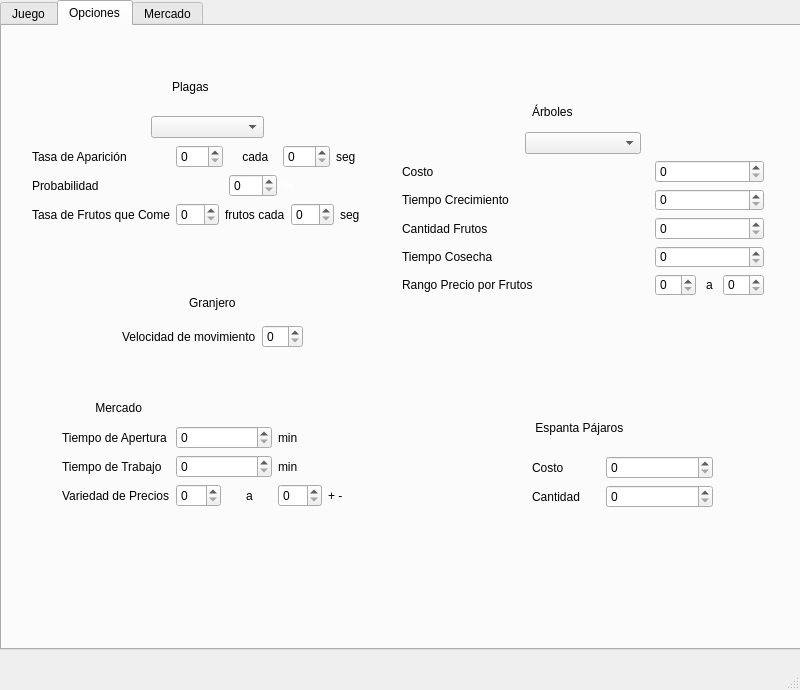
<?xml version="1.0" encoding="UTF-8"?>
<ui version="4.0">
 <class>windownuevapartida</class>
 <widget class="QMainWindow" name="windownuevapartida">
  <property name="geometry">
   <rect>
    <x>0</x>
    <y>0</y>
    <width>800</width>
    <height>690</height>
   </rect>
  </property>
  <property name="windowTitle">
   <string>MainWindow</string>
  </property>
  <widget class="QWidget" name="centralwidget">
   <widget class="QTabWidget" name="principal">
    <property name="geometry">
     <rect>
      <x>0</x>
      <y>0</y>
      <width>900</width>
      <height>650</height>
     </rect>
    </property>
    <property name="currentIndex">
     <number>1</number>
    </property>
    <widget class="QWidget" name="juego">
     <attribute name="title">
      <string>Juego</string>
     </attribute>
     <widget class="QLabel" name="label_7">
      <property name="geometry">
       <rect>
        <x>0</x>
        <y>0</y>
        <width>900</width>
        <height>650</height>
       </rect>
      </property>
      <property name="text">
       <string/>
      </property>
      <property name="pixmap">
       <pixmap resource="imagenes.qrc">:/imagenes/pine_forest_by_boneswolbach-d9tshtb.png</pixmap>
      </property>
      <property name="scaledContents">
       <bool>true</bool>
      </property>
     </widget>
     <widget class="QToolButton" name="toolButton">
      <property name="geometry">
       <rect>
        <x>20</x>
        <y>520</y>
        <width>131</width>
        <height>51</height>
       </rect>
      </property>
      <property name="text">
       <string>Pausar Juego</string>
      </property>
     </widget>
     <widget class="QToolButton" name="toolButton_2">
      <property name="geometry">
       <rect>
        <x>320</x>
        <y>520</y>
        <width>131</width>
        <height>51</height>
       </rect>
      </property>
      <property name="text">
       <string>Guardar Juego</string>
      </property>
     </widget>
     <widget class="QToolButton" name="toolButton_8">
      <property name="geometry">
       <rect>
        <x>170</x>
        <y>520</y>
        <width>131</width>
        <height>51</height>
       </rect>
      </property>
      <property name="text">
       <string>Reanudar Juego</string>
      </property>
     </widget>
    </widget>
    <widget class="QWidget" name="opciones">
     <attribute name="title">
      <string>Opciones</string>
     </attribute>
     <widget class="QLabel" name="label_6">
      <property name="geometry">
       <rect>
        <x>0</x>
        <y>0</y>
        <width>900</width>
        <height>650</height>
       </rect>
      </property>
      <property name="text">
       <string/>
      </property>
      <property name="pixmap">
       <pixmap resource="imagenes.qrc">:/imagenes/pine_forest_by_boneswolbach-d9tshtb.png</pixmap>
      </property>
      <property name="scaledContents">
       <bool>true</bool>
      </property>
     </widget>
     <widget class="QWidget" name="verticalLayoutWidget_9">
      <property name="geometry">
       <rect>
        <x>60</x>
        <y>370</y>
        <width>311</width>
        <height>111</height>
       </rect>
      </property>
      <layout class="QVBoxLayout" name="Mercado">
       <item>
        <widget class="QLabel" name="label_107">
         <property name="styleSheet">
          <string notr="true">color: rgb(0, 0, 0);
font: 14pt &quot;MS Shell Dlg 2&quot;;</string>
         </property>
         <property name="text">
          <string>          Mercado</string>
         </property>
        </widget>
       </item>
       <item>
        <layout class="QFormLayout" name="formLayout_15">
         <item row="0" column="0">
          <widget class="QLabel" name="label_108">
           <property name="styleSheet">
            <string notr="true">color: rgb(0, 0, 0);
font: 8pt &quot;MS Shell Dlg 2&quot;;</string>
           </property>
           <property name="text">
            <string>Tiempo de Apertura</string>
           </property>
          </widget>
         </item>
         <item row="1" column="0">
          <widget class="QLabel" name="label_109">
           <property name="styleSheet">
            <string notr="true">color: rgb(0, 0, 0);
font: 8pt &quot;MS Shell Dlg 2&quot;;</string>
           </property>
           <property name="text">
            <string>Tiempo de Trabajo</string>
           </property>
          </widget>
         </item>
         <item row="2" column="0">
          <widget class="QLabel" name="label_113">
           <property name="styleSheet">
            <string notr="true">color: rgb(0, 0, 0);
font: 8pt &quot;MS Shell Dlg 2&quot;;</string>
           </property>
           <property name="text">
            <string>Variedad de Precios</string>
           </property>
          </widget>
         </item>
         <item row="0" column="1">
          <layout class="QHBoxLayout" name="horizontalLayout_15">
           <item>
            <widget class="QSpinBox" name="spinBox_73"/>
           </item>
           <item>
            <widget class="QLabel" name="label_111">
             <property name="styleSheet">
              <string notr="true">color: rgb(0, 0, 0);
font: 8pt &quot;MS Shell Dlg 2&quot;;</string>
             </property>
             <property name="text">
              <string>min</string>
             </property>
            </widget>
           </item>
          </layout>
         </item>
         <item row="1" column="1">
          <layout class="QHBoxLayout" name="horizontalLayout_16">
           <item>
            <widget class="QSpinBox" name="spinBox_74"/>
           </item>
           <item>
            <widget class="QLabel" name="label_112">
             <property name="styleSheet">
              <string notr="true">color: rgb(0, 0, 0);
font: 8pt &quot;MS Shell Dlg 2&quot;;</string>
             </property>
             <property name="text">
              <string>min</string>
             </property>
            </widget>
           </item>
          </layout>
         </item>
         <item row="2" column="1">
          <layout class="QHBoxLayout" name="horizontalLayout_17">
           <item>
            <widget class="QSpinBox" name="spinBox_75"/>
           </item>
           <item alignment="Qt::AlignHCenter">
            <widget class="QLabel" name="label_9">
             <property name="text">
              <string>a</string>
             </property>
            </widget>
           </item>
           <item>
            <widget class="QSpinBox" name="spinBox_4"/>
           </item>
           <item>
            <widget class="QLabel" name="label_114">
             <property name="styleSheet">
              <string notr="true">color: rgb(0, 0, 0);
font: 8pt &quot;MS Shell Dlg 2&quot;;</string>
             </property>
             <property name="text">
              <string>+ -</string>
             </property>
            </widget>
           </item>
          </layout>
         </item>
        </layout>
       </item>
      </layout>
     </widget>
     <widget class="QWidget" name="verticalLayoutWidget_7">
      <property name="geometry">
       <rect>
        <x>30</x>
        <y>90</y>
        <width>351</width>
        <height>110</height>
       </rect>
      </property>
      <layout class="QVBoxLayout" name="Animales">
       <item>
        <layout class="QHBoxLayout" name="horizontalLayout">
         <item>
          <widget class="QLabel" name="label_3">
           <property name="text">
            <string/>
           </property>
          </widget>
         </item>
         <item>
          <widget class="QComboBox" name="tipoAnimales"/>
         </item>
         <item>
          <widget class="QLabel" name="label_5">
           <property name="text">
            <string/>
           </property>
          </widget>
         </item>
        </layout>
       </item>
       <item>
        <layout class="QFormLayout" name="formLayout_13">
         <item row="0" column="0">
          <widget class="QLabel" name="label_86">
           <property name="styleSheet">
            <string notr="true">color: rgb(0, 0, 0);
font: 8pt &quot;MS Shell Dlg 2&quot;;</string>
           </property>
           <property name="text">
            <string>Tasa de Aparición</string>
           </property>
          </widget>
         </item>
         <item row="1" column="0">
          <widget class="QLabel" name="label_87">
           <property name="styleSheet">
            <string notr="true">color: rgb(0, 0, 0);
font: 8pt &quot;MS Shell Dlg 2&quot;;</string>
           </property>
           <property name="text">
            <string>Probabilidad</string>
           </property>
          </widget>
         </item>
         <item row="1" column="1">
          <layout class="QHBoxLayout" name="horizontalLayout_9">
           <item>
            <widget class="QLabel" name="label_88">
             <property name="text">
              <string/>
             </property>
            </widget>
           </item>
           <item>
            <widget class="QSpinBox" name="probabilidad"/>
           </item>
           <item>
            <widget class="QLabel" name="label_89">
             <property name="styleSheet">
              <string notr="true">color: rgb(255, 255, 255);
font: 8pt &quot;MS Shell Dlg 2&quot;;</string>
             </property>
             <property name="text">
              <string>%</string>
             </property>
            </widget>
           </item>
           <item>
            <widget class="QLabel" name="label_90">
             <property name="text">
              <string/>
             </property>
            </widget>
           </item>
          </layout>
         </item>
         <item row="2" column="0">
          <widget class="QLabel" name="label_91">
           <property name="styleSheet">
            <string notr="true">color: rgb(0, 0, 0);
font: 8pt &quot;MS Shell Dlg 2&quot;;</string>
           </property>
           <property name="text">
            <string>Tasa de Frutos que Come</string>
           </property>
          </widget>
         </item>
         <item row="0" column="1">
          <layout class="QHBoxLayout" name="horizontalLayout_10">
           <item>
            <widget class="QSpinBox" name="spinBox_64"/>
           </item>
           <item>
            <widget class="QLabel" name="label_92">
             <property name="styleSheet">
              <string notr="true">color: rgb(0, 0, 0);
font: 8pt &quot;MS Shell Dlg 2&quot;;</string>
             </property>
             <property name="text">
              <string>    cada</string>
             </property>
            </widget>
           </item>
           <item>
            <widget class="QSpinBox" name="spinBox_65"/>
           </item>
           <item>
            <widget class="QLabel" name="label_93">
             <property name="styleSheet">
              <string notr="true">color: rgb(0, 0, 0);
font: 8pt &quot;MS Shell Dlg 2&quot;;</string>
             </property>
             <property name="text">
              <string>seg</string>
             </property>
            </widget>
           </item>
          </layout>
         </item>
         <item row="2" column="1">
          <layout class="QHBoxLayout" name="horizontalLayout_11">
           <item>
            <widget class="QSpinBox" name="spinBox_66"/>
           </item>
           <item>
            <widget class="QLabel" name="label_94">
             <property name="styleSheet">
              <string notr="true">color: rgb(0, 0, 0);
font: 8pt &quot;MS Shell Dlg 2&quot;;</string>
             </property>
             <property name="text">
              <string>frutos cada</string>
             </property>
            </widget>
           </item>
           <item>
            <widget class="QSpinBox" name="spinBox_67"/>
           </item>
           <item>
            <widget class="QLabel" name="label_95">
             <property name="styleSheet">
              <string notr="true">color: rgb(0, 0, 0);
font: 8pt &quot;MS Shell Dlg 2&quot;;</string>
             </property>
             <property name="text">
              <string>seg</string>
             </property>
            </widget>
           </item>
          </layout>
         </item>
        </layout>
       </item>
      </layout>
     </widget>
     <widget class="QWidget" name="verticalLayoutWidget_10">
      <property name="geometry">
       <rect>
        <x>530</x>
        <y>380</y>
        <width>181</width>
        <height>102</height>
       </rect>
      </property>
      <layout class="QVBoxLayout" name="Espantapajaros">
       <item>
        <widget class="QLabel" name="label_110">
         <property name="styleSheet">
          <string notr="true">color: rgb(0, 0, 0);
font: 14pt &quot;MS Shell Dlg 2&quot;;</string>
         </property>
         <property name="text">
          <string> Espanta Pájaros</string>
         </property>
        </widget>
       </item>
       <item>
        <layout class="QFormLayout" name="formLayout_16">
         <item row="0" column="1">
          <layout class="QHBoxLayout" name="horizontalLayout_18">
           <item>
            <widget class="QSpinBox" name="spinBox_76"/>
           </item>
          </layout>
         </item>
         <item row="1" column="0">
          <widget class="QLabel" name="label_116">
           <property name="styleSheet">
            <string notr="true">color: rgb(0, 0, 0);
font: 8pt &quot;MS Shell Dlg 2&quot;;</string>
           </property>
           <property name="text">
            <string>Cantidad</string>
           </property>
          </widget>
         </item>
         <item row="1" column="1">
          <layout class="QHBoxLayout" name="horizontalLayout_19">
           <item>
            <widget class="QSpinBox" name="spinBox_77"/>
           </item>
          </layout>
         </item>
         <item row="0" column="0">
          <widget class="QLabel" name="label_115">
           <property name="styleSheet">
            <string notr="true">color: rgb(0, 0, 0);
font: 8pt &quot;MS Shell Dlg 2&quot;;</string>
           </property>
           <property name="text">
            <string>Costo           </string>
           </property>
          </widget>
         </item>
        </layout>
       </item>
      </layout>
     </widget>
     <widget class="QWidget" name="verticalLayoutWidget_8">
      <property name="geometry">
       <rect>
        <x>400</x>
        <y>106</y>
        <width>362</width>
        <height>164</height>
       </rect>
      </property>
      <layout class="QVBoxLayout" name="Arboles">
       <item>
        <layout class="QHBoxLayout" name="horizontalLayout_2">
         <item>
          <widget class="QLabel" name="label">
           <property name="text">
            <string/>
           </property>
          </widget>
         </item>
         <item>
          <widget class="QComboBox" name="tipoArboles"/>
         </item>
         <item>
          <widget class="QLabel" name="label_4">
           <property name="text">
            <string/>
           </property>
          </widget>
         </item>
        </layout>
       </item>
       <item>
        <layout class="QGridLayout" name="gridLayout">
         <item row="2" column="2">
          <widget class="QSpinBox" name="spinBox_81"/>
         </item>
         <item row="0" column="2">
          <widget class="QSpinBox" name="spinBox_79"/>
         </item>
         <item row="1" column="2">
          <widget class="QSpinBox" name="spinBox_78"/>
         </item>
         <item row="0" column="1">
          <widget class="QLabel" name="label_2">
           <property name="text">
            <string/>
           </property>
          </widget>
         </item>
         <item row="0" column="0">
          <widget class="QLabel" name="label_106">
           <property name="styleSheet">
            <string notr="true">color: rgb(0, 0, 0);
font: 8pt &quot;MS Shell Dlg 2&quot;;</string>
           </property>
           <property name="text">
            <string>Costo</string>
           </property>
          </widget>
         </item>
         <item row="3" column="2">
          <widget class="QSpinBox" name="spinBox"/>
         </item>
         <item row="4" column="2">
          <layout class="QHBoxLayout" name="horizontalLayout_6">
           <item>
            <widget class="QSpinBox" name="spinBox_3"/>
           </item>
           <item alignment="Qt::AlignHCenter">
            <widget class="QLabel" name="label_8">
             <property name="text">
              <string>a</string>
             </property>
            </widget>
           </item>
           <item>
            <widget class="QSpinBox" name="spinBox_2"/>
           </item>
          </layout>
         </item>
         <item row="4" column="0">
          <widget class="QLabel" name="label_130">
           <property name="styleSheet">
            <string notr="true">color: rgb(0, 0, 0);
font: 8pt &quot;MS Shell Dlg 2&quot;;</string>
           </property>
           <property name="text">
            <string>Rango Precio por Frutos</string>
           </property>
          </widget>
         </item>
         <item row="3" column="0">
          <widget class="QLabel" name="label_129">
           <property name="styleSheet">
            <string notr="true">color: rgb(0, 0, 0);
font: 8pt &quot;MS Shell Dlg 2&quot;;</string>
           </property>
           <property name="text">
            <string>Tiempo Cosecha</string>
           </property>
          </widget>
         </item>
         <item row="2" column="0">
          <widget class="QLabel" name="label_121">
           <property name="styleSheet">
            <string notr="true">color: rgb(0, 0, 0);
font: 8pt &quot;MS Shell Dlg 2&quot;;</string>
           </property>
           <property name="text">
            <string>Cantidad Frutos</string>
           </property>
          </widget>
         </item>
         <item row="1" column="0">
          <widget class="QLabel" name="label_117">
           <property name="styleSheet">
            <string notr="true">color: rgb(0, 0, 0);
font: 8pt &quot;MS Shell Dlg 2&quot;;</string>
           </property>
           <property name="text">
            <string>Tiempo Crecimiento</string>
           </property>
          </widget>
         </item>
        </layout>
       </item>
      </layout>
     </widget>
     <widget class="QLabel" name="label_118">
      <property name="geometry">
       <rect>
        <x>170</x>
        <y>40</y>
        <width>71</width>
        <height>42</height>
       </rect>
      </property>
      <property name="styleSheet">
       <string notr="true">color: rgb(0, 0, 0);
font: 14pt &quot;MS Shell Dlg 2&quot;;</string>
      </property>
      <property name="text">
       <string>Plagas</string>
      </property>
     </widget>
     <widget class="QLabel" name="label_119">
      <property name="geometry">
       <rect>
        <x>530</x>
        <y>70</y>
        <width>111</width>
        <height>31</height>
       </rect>
      </property>
      <property name="styleSheet">
       <string notr="true">color: rgb(0, 0, 0);
font: 14pt &quot;MS Shell Dlg 2&quot;;</string>
      </property>
      <property name="text">
       <string>Árboles</string>
      </property>
     </widget>
     <widget class="QWidget" name="verticalLayoutWidget_11">
      <property name="geometry">
       <rect>
        <x>120</x>
        <y>260</y>
        <width>181</width>
        <height>71</height>
       </rect>
      </property>
      <layout class="QVBoxLayout" name="Espantapajaros_2">
       <item alignment="Qt::AlignHCenter">
        <widget class="QLabel" name="label_120">
         <property name="styleSheet">
          <string notr="true">color: rgb(0, 0, 0);
font: 14pt &quot;MS Shell Dlg 2&quot;;</string>
         </property>
         <property name="text">
          <string>Granjero</string>
         </property>
        </widget>
       </item>
       <item>
        <layout class="QFormLayout" name="formLayout_17">
         <item row="0" column="0">
          <widget class="QLabel" name="label_123">
           <property name="styleSheet">
            <string notr="true">color: rgb(0, 0, 0);
font: 8pt &quot;MS Shell Dlg 2&quot;;</string>
           </property>
           <property name="text">
            <string>Velocidad de movimiento</string>
           </property>
          </widget>
         </item>
         <item row="0" column="1">
          <layout class="QHBoxLayout" name="horizontalLayout_20">
           <item>
            <widget class="QSpinBox" name="spinBox_80"/>
           </item>
          </layout>
         </item>
        </layout>
       </item>
      </layout>
     </widget>
    </widget>
    <widget class="QWidget" name="Mercado_">
     <attribute name="title">
      <string>Mercado</string>
     </attribute>
     <widget class="QLabel" name="label_10">
      <property name="geometry">
       <rect>
        <x>0</x>
        <y>0</y>
        <width>900</width>
        <height>650</height>
       </rect>
      </property>
      <property name="text">
       <string/>
      </property>
      <property name="pixmap">
       <pixmap resource="imagenes.qrc">:/imagenes/pine_forest_by_boneswolbach-d9tshtb.png</pixmap>
      </property>
      <property name="scaledContents">
       <bool>true</bool>
      </property>
     </widget>
     <widget class="QLabel" name="label_cantidad_AVL">
      <property name="geometry">
       <rect>
        <x>480</x>
        <y>100</y>
        <width>131</width>
        <height>16</height>
       </rect>
      </property>
      <property name="text">
       <string>AVL</string>
      </property>
     </widget>
     <widget class="QLabel" name="label_12">
      <property name="geometry">
       <rect>
        <x>460</x>
        <y>120</y>
        <width>70</width>
        <height>102</height>
       </rect>
      </property>
      <property name="text">
       <string/>
      </property>
      <property name="pixmap">
       <pixmap resource="imagenes.qrc">:/imagenes/avl.png</pixmap>
      </property>
      <property name="scaledContents">
       <bool>true</bool>
      </property>
     </widget>
     <widget class="QToolButton" name="toolButton_3">
      <property name="geometry">
       <rect>
        <x>480</x>
        <y>280</y>
        <width>51</width>
        <height>31</height>
       </rect>
      </property>
      <property name="text">
       <string>Comprar</string>
      </property>
     </widget>
     <widget class="QLabel" name="label_13">
      <property name="geometry">
       <rect>
        <x>140</x>
        <y>120</y>
        <width>100</width>
        <height>100</height>
       </rect>
      </property>
      <property name="text">
       <string/>
      </property>
      <property name="pixmap">
       <pixmap resource="imagenes.qrc">:/imagenes/heap.png</pixmap>
      </property>
      <property name="scaledContents">
       <bool>true</bool>
      </property>
     </widget>
     <widget class="QToolButton" name="toolButton_4">
      <property name="geometry">
       <rect>
        <x>180</x>
        <y>280</y>
        <width>51</width>
        <height>31</height>
       </rect>
      </property>
      <property name="text">
       <string>Comprar</string>
      </property>
     </widget>
     <widget class="QLabel" name="label_15">
      <property name="geometry">
       <rect>
        <x>290</x>
        <y>130</y>
        <width>102</width>
        <height>75</height>
       </rect>
      </property>
      <property name="text">
       <string/>
      </property>
      <property name="pixmap">
       <pixmap resource="imagenes.qrc">:/imagenes/rojinegro.png</pixmap>
      </property>
      <property name="scaledContents">
       <bool>true</bool>
      </property>
     </widget>
     <widget class="QToolButton" name="toolButton_5">
      <property name="geometry">
       <rect>
        <x>50</x>
        <y>280</y>
        <width>51</width>
        <height>31</height>
       </rect>
      </property>
      <property name="text">
       <string>Comprar</string>
      </property>
     </widget>
     <widget class="QLabel" name="label_cantidad_ABB">
      <property name="geometry">
       <rect>
        <x>30</x>
        <y>100</y>
        <width>181</width>
        <height>16</height>
       </rect>
      </property>
      <property name="text">
       <string>Árbol binario</string>
      </property>
     </widget>
     <widget class="QLabel" name="label_17">
      <property name="geometry">
       <rect>
        <x>0</x>
        <y>130</y>
        <width>103</width>
        <height>68</height>
       </rect>
      </property>
      <property name="text">
       <string/>
      </property>
      <property name="pixmap">
       <pixmap resource="imagenes.qrc">:/imagenes/abb.png</pixmap>
      </property>
      <property name="scaledContents">
       <bool>true</bool>
      </property>
     </widget>
     <widget class="QToolButton" name="toolButton_6">
      <property name="geometry">
       <rect>
        <x>340</x>
        <y>280</y>
        <width>51</width>
        <height>31</height>
       </rect>
      </property>
      <property name="text">
       <string>Comprar</string>
      </property>
     </widget>
     <widget class="QLabel" name="label_cantidad_SPLAY">
      <property name="geometry">
       <rect>
        <x>320</x>
        <y>100</y>
        <width>171</width>
        <height>16</height>
       </rect>
      </property>
      <property name="text">
       <string>SPLAY</string>
      </property>
     </widget>
     <widget class="QLabel" name="label_19">
      <property name="geometry">
       <rect>
        <x>600</x>
        <y>90</y>
        <width>81</width>
        <height>16</height>
       </rect>
      </property>
      <property name="text">
       <string>Espantapajaros</string>
      </property>
     </widget>
     <widget class="QToolButton" name="toolButton_7">
      <property name="geometry">
       <rect>
        <x>650</x>
        <y>280</y>
        <width>51</width>
        <height>31</height>
       </rect>
      </property>
      <property name="text">
       <string>Comprar</string>
      </property>
     </widget>
     <widget class="QLabel" name="label_20">
      <property name="geometry">
       <rect>
        <x>600</x>
        <y>110</y>
        <width>66</width>
        <height>77</height>
       </rect>
      </property>
      <property name="text">
       <string/>
      </property>
      <property name="pixmap">
       <pixmap resource="imagenes.qrc">:/imagenes/espantapajaros.png</pixmap>
      </property>
      <property name="scaledContents">
       <bool>true</bool>
      </property>
     </widget>
     <widget class="QLabel" name="label_21">
      <property name="geometry">
       <rect>
        <x>20</x>
        <y>0</y>
        <width>151</width>
        <height>51</height>
       </rect>
      </property>
      <property name="font">
       <font>
        <pointsize>26</pointsize>
       </font>
      </property>
      <property name="text">
       <string>Mercado</string>
      </property>
     </widget>
     <widget class="QLabel" name="label_estado_mercado">
      <property name="geometry">
       <rect>
        <x>30</x>
        <y>50</y>
        <width>151</width>
        <height>41</height>
       </rect>
      </property>
      <property name="font">
       <font>
        <pointsize>14</pointsize>
       </font>
      </property>
      <property name="text">
       <string>Estado: Cerrado</string>
      </property>
     </widget>
     <widget class="QLabel" name="label_27">
      <property name="geometry">
       <rect>
        <x>440</x>
        <y>220</y>
        <width>47</width>
        <height>13</height>
       </rect>
      </property>
      <property name="text">
       <string>Costo: </string>
      </property>
     </widget>
     <widget class="QLabel" name="label_28">
      <property name="geometry">
       <rect>
        <x>440</x>
        <y>250</y>
        <width>47</width>
        <height>13</height>
       </rect>
      </property>
      <property name="text">
       <string>Crece:</string>
      </property>
     </widget>
     <widget class="QLineEdit" name="lineEdit_costo_avl">
      <property name="geometry">
       <rect>
        <x>480</x>
        <y>220</y>
        <width>51</width>
        <height>20</height>
       </rect>
      </property>
      <property name="readOnly">
       <bool>true</bool>
      </property>
     </widget>
     <widget class="QLineEdit" name="lineEdit_crece_avl">
      <property name="geometry">
       <rect>
        <x>480</x>
        <y>250</y>
        <width>51</width>
        <height>20</height>
       </rect>
      </property>
      <property name="readOnly">
       <bool>true</bool>
      </property>
     </widget>
     <widget class="QLineEdit" name="lineEdit_costo_rojinegro">
      <property name="geometry">
       <rect>
        <x>340</x>
        <y>220</y>
        <width>51</width>
        <height>20</height>
       </rect>
      </property>
      <property name="readOnly">
       <bool>true</bool>
      </property>
     </widget>
     <widget class="QLabel" name="label_29">
      <property name="geometry">
       <rect>
        <x>300</x>
        <y>220</y>
        <width>47</width>
        <height>13</height>
       </rect>
      </property>
      <property name="text">
       <string>Costo: </string>
      </property>
     </widget>
     <widget class="QLabel" name="label_30">
      <property name="geometry">
       <rect>
        <x>300</x>
        <y>250</y>
        <width>47</width>
        <height>13</height>
       </rect>
      </property>
      <property name="text">
       <string>Crece:</string>
      </property>
     </widget>
     <widget class="QLineEdit" name="lineEdit_crece_rojinegro">
      <property name="geometry">
       <rect>
        <x>340</x>
        <y>250</y>
        <width>51</width>
        <height>20</height>
       </rect>
      </property>
      <property name="readOnly">
       <bool>true</bool>
      </property>
     </widget>
     <widget class="QLineEdit" name="lineEdit_costo_heap">
      <property name="geometry">
       <rect>
        <x>180</x>
        <y>220</y>
        <width>51</width>
        <height>20</height>
       </rect>
      </property>
      <property name="readOnly">
       <bool>true</bool>
      </property>
     </widget>
     <widget class="QLabel" name="label_31">
      <property name="geometry">
       <rect>
        <x>140</x>
        <y>220</y>
        <width>47</width>
        <height>13</height>
       </rect>
      </property>
      <property name="text">
       <string>Costo: </string>
      </property>
     </widget>
     <widget class="QLabel" name="label_32">
      <property name="geometry">
       <rect>
        <x>140</x>
        <y>250</y>
        <width>47</width>
        <height>13</height>
       </rect>
      </property>
      <property name="text">
       <string>Crece:</string>
      </property>
     </widget>
     <widget class="QLineEdit" name="lineEdit_crece_heap">
      <property name="geometry">
       <rect>
        <x>180</x>
        <y>250</y>
        <width>51</width>
        <height>20</height>
       </rect>
      </property>
      <property name="readOnly">
       <bool>true</bool>
      </property>
     </widget>
     <widget class="QLineEdit" name="lineEdit_crece_abb">
      <property name="geometry">
       <rect>
        <x>50</x>
        <y>250</y>
        <width>51</width>
        <height>20</height>
       </rect>
      </property>
      <property name="readOnly">
       <bool>true</bool>
      </property>
     </widget>
     <widget class="QLabel" name="label_33">
      <property name="geometry">
       <rect>
        <x>10</x>
        <y>220</y>
        <width>47</width>
        <height>13</height>
       </rect>
      </property>
      <property name="text">
       <string>Costo: </string>
      </property>
     </widget>
     <widget class="QLineEdit" name="lineEdit_costo_abb">
      <property name="geometry">
       <rect>
        <x>50</x>
        <y>220</y>
        <width>51</width>
        <height>20</height>
       </rect>
      </property>
      <property name="readOnly">
       <bool>true</bool>
      </property>
     </widget>
     <widget class="QLabel" name="label_34">
      <property name="geometry">
       <rect>
        <x>10</x>
        <y>250</y>
        <width>47</width>
        <height>13</height>
       </rect>
      </property>
      <property name="text">
       <string>Crece:</string>
      </property>
     </widget>
     <widget class="QLabel" name="label_35">
      <property name="geometry">
       <rect>
        <x>600</x>
        <y>220</y>
        <width>47</width>
        <height>13</height>
       </rect>
      </property>
      <property name="text">
       <string>Costo:</string>
      </property>
     </widget>
     <widget class="QLineEdit" name="lineEdit_costo_espantapajaros">
      <property name="geometry">
       <rect>
        <x>650</x>
        <y>220</y>
        <width>51</width>
        <height>20</height>
       </rect>
      </property>
      <property name="readOnly">
       <bool>true</bool>
      </property>
     </widget>
     <widget class="QLabel" name="label_cantidad_espantapajaros">
      <property name="geometry">
       <rect>
        <x>600</x>
        <y>250</y>
        <width>91</width>
        <height>16</height>
       </rect>
      </property>
      <property name="text">
       <string>Disponibles: 0/0</string>
      </property>
     </widget>
     <widget class="QLabel" name="label_cantidad_HEAP">
      <property name="geometry">
       <rect>
        <x>190</x>
        <y>100</y>
        <width>47</width>
        <height>13</height>
       </rect>
      </property>
      <property name="text">
       <string>HEAP</string>
      </property>
     </widget>
     <widget class="QTableWidget" name="tablaArbolesComprados">
      <property name="geometry">
       <rect>
        <x>20</x>
        <y>350</y>
        <width>621</width>
        <height>241</height>
       </rect>
      </property>
      <column>
       <property name="text">
        <string>Árbol</string>
       </property>
      </column>
      <column>
       <property name="text">
        <string>Ubicación</string>
       </property>
      </column>
      <column>
       <property name="text">
        <string>Cant Frutos</string>
       </property>
      </column>
      <column>
       <property name="text">
        <string>Monto total</string>
       </property>
      </column>
      <column>
       <property name="text">
        <string>Vendidos</string>
       </property>
      </column>
      <column>
       <property name="text">
        <string>Perdidos</string>
       </property>
      </column>
     </widget>
     <widget class="QPushButton" name="pushButton">
      <property name="geometry">
       <rect>
        <x>680</x>
        <y>480</y>
        <width>75</width>
        <height>23</height>
       </rect>
      </property>
      <property name="text">
       <string>Vender</string>
      </property>
     </widget>
     <widget class="QPushButton" name="pushButton_2">
      <property name="geometry">
       <rect>
        <x>680</x>
        <y>520</y>
        <width>75</width>
        <height>23</height>
       </rect>
      </property>
      <property name="text">
       <string>Vender todo</string>
      </property>
     </widget>
     <widget class="QLabel" name="label_dinero">
      <property name="geometry">
       <rect>
        <x>210</x>
        <y>50</y>
        <width>151</width>
        <height>41</height>
       </rect>
      </property>
      <property name="font">
       <font>
        <pointsize>14</pointsize>
       </font>
      </property>
      <property name="text">
       <string>Dinero:</string>
      </property>
     </widget>
     <widget class="QLineEdit" name="lineEdit_cantidad_frutos_vender">
      <property name="geometry">
       <rect>
        <x>660</x>
        <y>400</y>
        <width>113</width>
        <height>20</height>
       </rect>
      </property>
     </widget>
     <widget class="QPushButton" name="pushButton_vender_frutos">
      <property name="geometry">
       <rect>
        <x>680</x>
        <y>430</y>
        <width>75</width>
        <height>23</height>
       </rect>
      </property>
      <property name="text">
       <string>Vender Frutos</string>
      </property>
     </widget>
     <widget class="QLabel" name="label_11">
      <property name="geometry">
       <rect>
        <x>660</x>
        <y>380</y>
        <width>91</width>
        <height>16</height>
       </rect>
      </property>
      <property name="text">
       <string>Cantidad Frutos</string>
      </property>
     </widget>
     <zorder>label_10</zorder>
     <zorder>label_cantidad_AVL</zorder>
     <zorder>label_12</zorder>
     <zorder>toolButton_3</zorder>
     <zorder>label_13</zorder>
     <zorder>toolButton_4</zorder>
     <zorder>label_15</zorder>
     <zorder>toolButton_5</zorder>
     <zorder>label_cantidad_ABB</zorder>
     <zorder>label_17</zorder>
     <zorder>toolButton_6</zorder>
     <zorder>label_cantidad_SPLAY</zorder>
     <zorder>label_19</zorder>
     <zorder>toolButton_7</zorder>
     <zorder>label_20</zorder>
     <zorder>label_21</zorder>
     <zorder>label_estado_mercado</zorder>
     <zorder>label_27</zorder>
     <zorder>label_28</zorder>
     <zorder>lineEdit_crece_avl</zorder>
     <zorder>lineEdit_costo_rojinegro</zorder>
     <zorder>label_29</zorder>
     <zorder>label_30</zorder>
     <zorder>lineEdit_crece_rojinegro</zorder>
     <zorder>lineEdit_costo_heap</zorder>
     <zorder>label_31</zorder>
     <zorder>label_32</zorder>
     <zorder>lineEdit_crece_heap</zorder>
     <zorder>lineEdit_crece_abb</zorder>
     <zorder>label_33</zorder>
     <zorder>lineEdit_costo_abb</zorder>
     <zorder>label_34</zorder>
     <zorder>label_35</zorder>
     <zorder>lineEdit_costo_espantapajaros</zorder>
     <zorder>label_cantidad_espantapajaros</zorder>
     <zorder>label_cantidad_HEAP</zorder>
     <zorder>tablaArbolesComprados</zorder>
     <zorder>pushButton</zorder>
     <zorder>pushButton_2</zorder>
     <zorder>lineEdit_costo_avl</zorder>
     <zorder>label_dinero</zorder>
     <zorder>lineEdit_cantidad_frutos_vender</zorder>
     <zorder>pushButton_vender_frutos</zorder>
     <zorder>label_11</zorder>
    </widget>
   </widget>
  </widget>
  <widget class="QMenuBar" name="menubar">
   <property name="geometry">
    <rect>
     <x>0</x>
     <y>0</y>
     <width>800</width>
     <height>21</height>
    </rect>
   </property>
  </widget>
  <widget class="QStatusBar" name="statusbar"/>
 </widget>
 <resources>
  <include location="imagenes.qrc"/>
 </resources>
 <connections/>
</ui>
